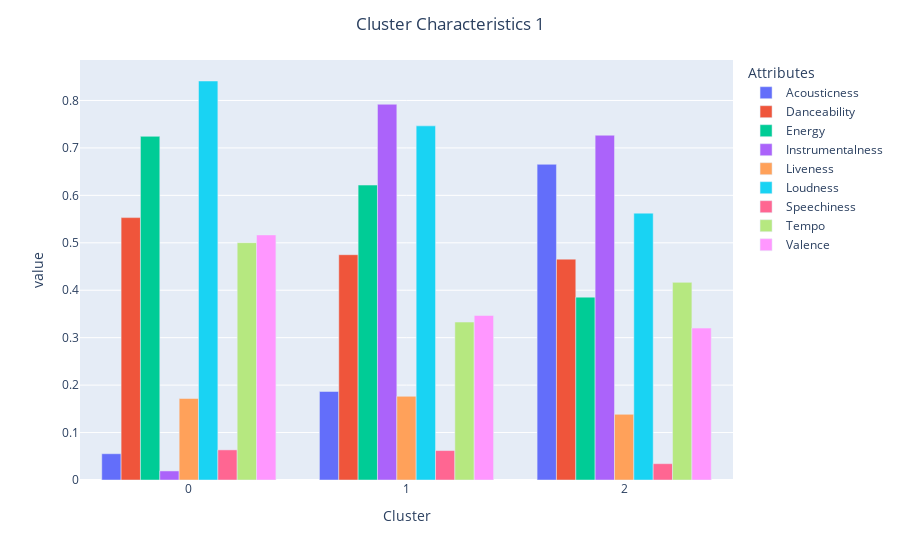

Notebook code cell kept with this figure:
### Markdown cell above
## Visualizing the Cluster Profiles

### Code cell
px.bar(dfGrouped_mean[:3],barmode = 'group').update_layout(legend_title = 'Attributes',title = 'Cluster Characteristics 1',title_x=0.5)

### Figure 1 — Plotly figure (JSON) as saved in the notebook; plotly's stock layout.template omitted (floating-point values rounded to 4 significant figures)
{"data": [{"alignmentgroup": "True", "hovertemplate": "variable=Acousticness<br>Cluster=%{x}<br>value=%{y}<extra></extra>", "legendgroup": "Acousticness", "marker": {"color": "#636efa", "pattern": {"shape": ""}}, "name": "Acousticness", "offsetgroup": "Acousticness", "orientation": "v", "showlegend": true, "textposition": "auto", "type": "bar", "x": [0, 1, 2], "xaxis": "x", "y": [0.0554, 0.1866, 0.6655], "yaxis": "y"}, {"alignmentgroup": "True", "hovertemplate": "variable=Danceability<br>Cluster=%{x}<br>value=%{y}<extra></extra>", "legendgroup": "Danceability", "marker": {"color": "#EF553B", "pattern": {"shape": ""}}, "name": "Danceability", "offsetgroup": "Danceability", "orientation": "v", "showlegend": true, "textposition": "auto", "type": "bar", "x": [0, 1, 2], "xaxis": "x", "y": [0.5531, 0.4749, 0.4655], "yaxis": "y"}, {"alignmentgroup": "True", "hovertemplate": "variable=Energy<br>Cluster=%{x}<br>value=%{y}<extra></extra>", "legendgroup": "Energy", "marker": {"color": "#00cc96", "pattern": {"shape": ""}}, "name": "Energy", "offsetgroup": "Energy", "orientation": "v", "showlegend": true, "textposition": "auto", "type": "bar", "x": [0, 1, 2], "xaxis": "x", "y": [0.7244, 0.6217, 0.3855], "yaxis": "y"}, {"alignmentgroup": "True", "hovertemplate": "variable=Instrumentalness<br>Cluster=%{x}<br>value=%{y}<extra></extra>", "legendgroup": "Instrumentalness", "marker": {"color": "#ab63fa", "pattern": {"shape": ""}}, "name": "Instrumentalness", "offsetgroup": "Instrumentalness", "orientation": "v", "showlegend": true, "textposition": "auto", "type": "bar", "x": [0, 1, 2], "xaxis": "x", "y": [0.0191, 0.792, 0.7267], "yaxis": "y"}, {"alignmentgroup": "True", "hovertemplate": "variable=Liveness<br>Cluster=%{x}<br>value=%{y}<extra></extra>", "legendgroup": "Liveness", "marker": {"color": "#FFA15A", "pattern": {"shape": ""}}, "name": "Liveness", "offsetgroup": "Liveness", "orientation": "v", "showlegend": true, "textposition": "auto", "type": "bar", "x": [0, 1, 2], "xaxis": "x", "y": [0.1718, 0.1764, 0.1384], "yaxis": "y"}, {"alignmentgroup": "True", "hovertemplate": "variable=Loudness<br>Cluster=%{x}<br>value=%{y}<extra></extra>", "legendgroup": "Loudness", "marker": {"color": "#19d3f3", "pattern": {"shape": ""}}, "name": "Loudness", "offsetgroup": "Loudness", "orientation": "v", "showlegend": true, "textposition": "auto", "type": "bar", "x": [0, 1, 2], "xaxis": "x", "y": [0.841, 0.7465, 0.5625], "yaxis": "y"}, {"alignmentgroup": "True", "hovertemplate": "variable=Speechiness<br>Cluster=%{x}<br>value=%{y}<extra></extra>", "legendgroup": "Speechiness", "marker": {"color": "#FF6692", "pattern": {"shape": ""}}, "name": "Speechiness", "offsetgroup": "Speechiness", "orientation": "v", "showlegend": true, "textposition": "auto", "type": "bar", "x": [0, 1, 2], "xaxis": "x", "y": [0.06349, 0.06203, 0.03438], "yaxis": "y"}, {"alignmentgroup": "True", "hovertemplate": "variable=Tempo<br>Cluster=%{x}<br>value=%{y}<extra></extra>", "legendgroup": "Tempo", "marker": {"color": "#B6E880", "pattern": {"shape": ""}}, "name": "Tempo", "offsetgroup": "Tempo", "orientation": "v", "showlegend": true, "textposition": "auto", "type": "bar", "x": [0, 1, 2], "xaxis": "x", "y": [0.5002, 0.3329, 0.4166], "yaxis": "y"}, {"alignmentgroup": "True", "hovertemplate": "variable=Valence<br>Cluster=%{x}<br>value=%{y}<extra></extra>", "legendgroup": "Valence", "marker": {"color": "#FF97FF", "pattern": {"shape": ""}}, "name": "Valence", "offsetgroup": "Valence", "orientation": "v", "showlegend": true, "textposition": "auto", "type": "bar", "x": [0, 1, 2], "xaxis": "x", "y": [0.5166, 0.3468, 0.3202], "yaxis": "y"}], "layout": {"autosize": true, "barmode": "group", "legend": {"title": {"text": "Attributes"}, "tracegroupgap": 0}, "margin": {"t": 60}, "title": {"text": "Cluster Characteristics 1", "x": 0.5}, "xaxis": {"anchor": "y", "autorange": true, "domain": [0, 1], "range": [-0.5, 2.5], "title": {"text": "Cluster"}, "type": "linear"}, "yaxis": {"anchor": "x", "autorange": true, "domain": [0, 1], "range": [0, 0.8853], "title": {"text": "value"}, "type": "linear"}}}
